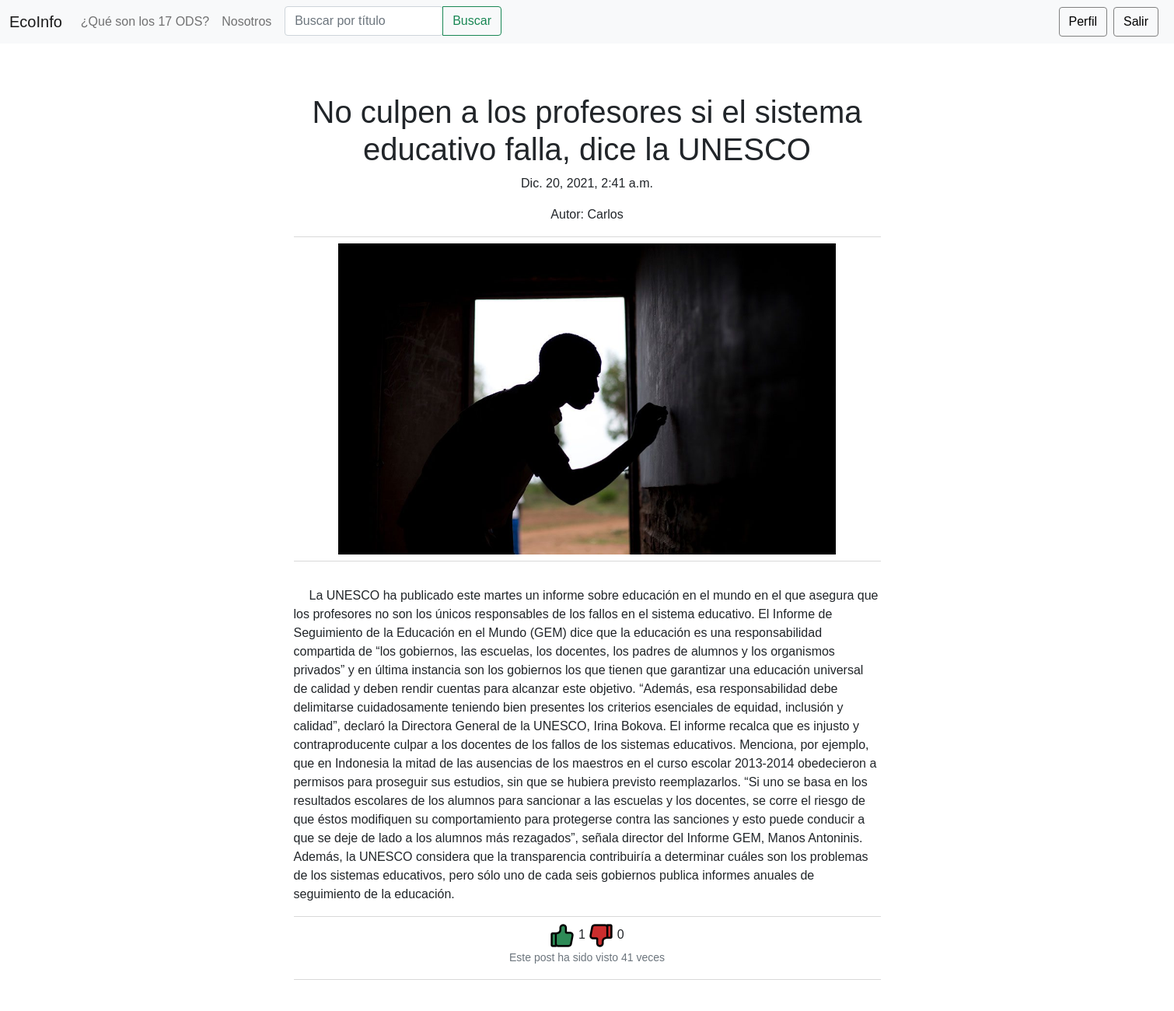
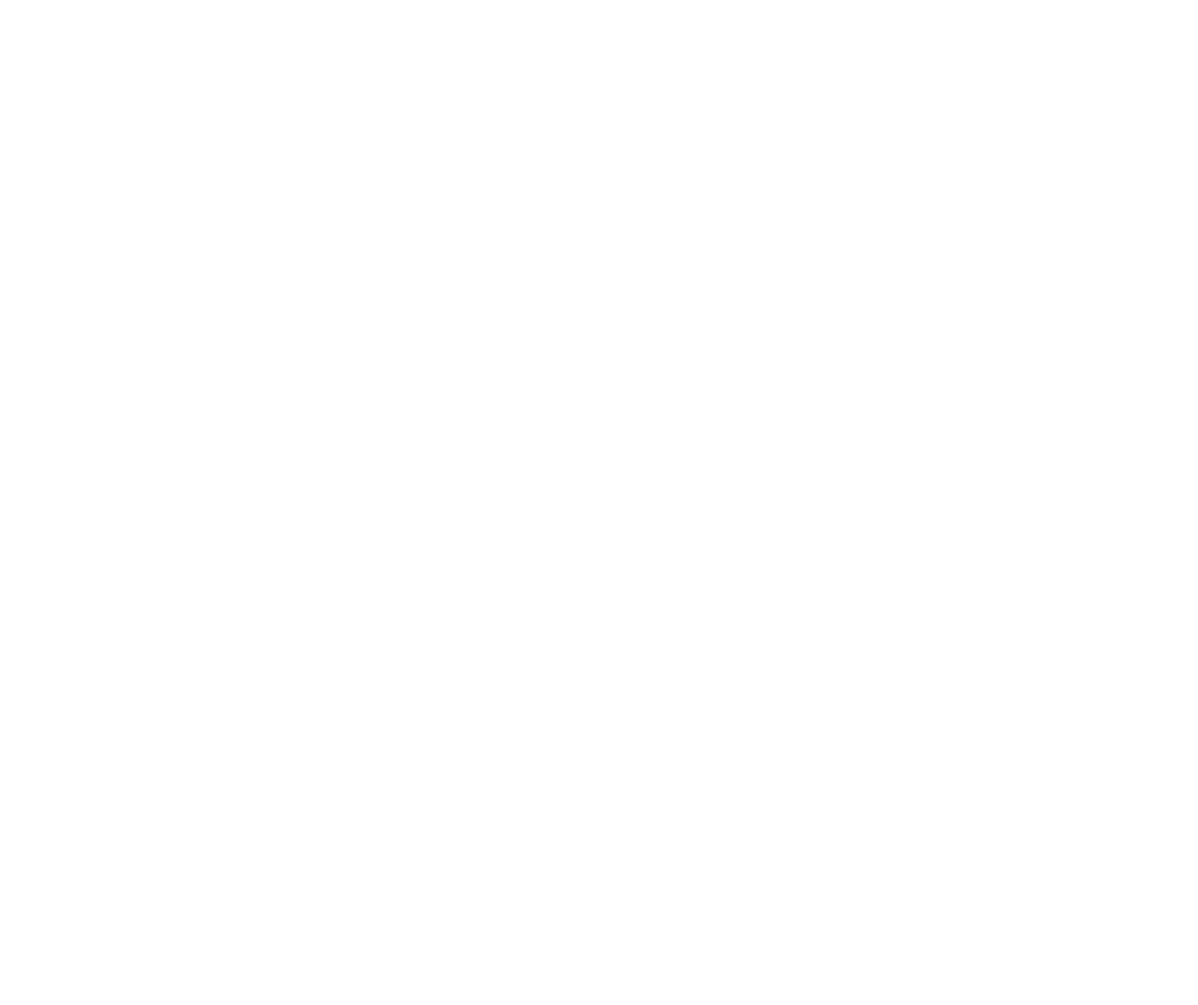
Page /leer_posteo/10 (signed in) on the committed database (2 pictures, top to bottom).
### feed/models.py (models this page shows, shortened)
class post(models.Model):
    posteador = models.ForeignKey(User, on_delete=models.CASCADE, null=True)
    titulo = models.CharField(max_length=100)
    contenido = models.TextField()
    pre_contenido = models.TextField()
    categoria = models.ForeignKey(categoria, on_delete=models.CASCADE,  default=1, null=False)
    creado_en = models.DateTimeField(auto_now_add=True)
    actualizado_en = models.DateTimeField(auto_now=True)
    me_gusta = models.IntegerField(default=0)
    no_megusta = models.IntegerField(default=0)
    imagen = models.FileField(upload_to='imagenes_posts', default='post_default.jpg')
    visitas = models.IntegerField(default=0)

### feed/views.py (the view)
# urls.py: path('leer_posteo/<id>',views.leer_posteo, name='leer_posteo'),
def leer_posteo(request,id):
    un_posteo=post.objects.get(id=id)
    un_posteo.visitas += 1
    un_posteo.save()
    comentarios_del_posteo = comentario.objects.filter(post_id=id,aprobado=True, desaprobado = False).order_by('creado_en').reverse()
    usuarios_user = User.objects.filter(id__in=comentarios_del_posteo.values('comentador_id'))
    usuarios = usuario.objects.filter(usuario_fk_id__in=usuarios_user.values('id'))
    contexto = {'un_posteo':un_posteo,'comentarios_del_posteo':comentarios_del_posteo,'usuarios':usuarios}
    return render(request,"leer_post.html",contexto)

### feed/templates/leer_post.html (shortened to what this page needs)
{% extends "base.html" %}
{% block content %}
<div>
<div class="leer_post">
    <br><br><br><br><br>
    {% if un_posteo %}
    <h1>{{ un_posteo.titulo }}</h1>
    <p>{{ un_posteo.creado_en }}</p>
    <p>Autor: {{ un_posteo.posteador }}</p>
    <div class="dropdown-divider"></div>
    <img src="{{un_posteo.imagen.url}}" alt="" style="width: 40rem; height: 25rem;">
    <br>
    <div class="dropdown-divider"></div>
    <br>
    <p style="text-align:left; text-indent: 20px;" >{{ un_posteo.contenido }}</p>
    <div class="dropdown-divider"></div>
    <a  href="{%url 'reaccionar' id=un_posteo.id reac='mg' %}">
        <img src="/static/img/me_gusta_true.png" alt="" style="width: 2rem; height: 2rem;"> </a>
         {{un_posteo.me_gusta}}
    <a  href="{%url 'reaccionar' id=un_posteo.id reac='nmg' %}">
         <img src="/static/img/no_megusta_true.png" alt="" style="width: 2rem; height: 2rem;"> </a>
         {{un_posteo.no_megusta}}
    <p class="card-text"><small class="text-muted">Este post ha sido visto {{ un_posteo.visitas }} veces</small></p>
    <div class="dropdown-divider"></div>
    <h4>Comentarios</h4>
    <div  style=" text-align:left; border-width: 1px;" >
    <form action="{% url 'crear_comentario' id=un_posteo.id %}">
        <div class="form-group" >
        <input clase="form-control" type="text"  id="txtcontenido" name="txtcontenido" placeholder="Comentar" style=" width: 35rem; height: 2rem; border-style: solid; border-width: 1px ;" >
        <button type="submit"  class="btn btn-secondary" >Comentar</button>
    </div>
    </form>
    <br>
    <div id="global_comentarios">
    <div id="mensajes">
    {% for un_comentario in comentarios_del_posteo %}
        <div class="box01">
            <div class="box02" >
                <strong>{{un_comentario.nombre_comentador}}:</strong>
            </div>
            <div class="box03" >
            </div>
        </div>
    {% endfor %}
    </div>
{% endif %}
</div>
</div>
{% endblock%}

### feed/static/css/estilos.css (style rules this page uses)
html, body { height: 100%; margin: 0; font-family: Helvetica; width: 100%; }
#mensajes { height: auto; }
a { text-decoration: none; color: #000; }
.leer_post { position: center; width:50%; height: auto; text-align: center; margin: auto; padding: 1rem,; }
.box01 { width: auto; height: auto; display: flex; }
.box02 { width: auto; height: auto; }
.box03 { width: auto; height: auto; }
#global_comentarios { height: 20rem; width: auto; overflow-y: scroll; }
#global_comentarios { height: 60rem; width: auto; overflow-y: scroll; }

### rows in the picture
post: titulo "No culpen a los profesores si el sistema educativo falla, dice la UNESCO", creado_en "Dic. 20, 2021, 2:41 a.m.", posteador "Carlos", imagen (picture), contenido "La UNESCO ha publicado este martes un informe sobre educación en el mundo en el que asegura que los profesores no son los únicos responsables de los fallos en el sistema educativo. El Informe de Seguimiento de la Educación en el Mundo (GEM) dice que la educación es una responsabilidad compartida de “los gobiernos, las escuelas, los docentes, los padres de alumnos y los organismos privados” y en última instancia son los gobiernos los que tienen que garantizar una educación universal de calidad y deben rendir cuentas para alcanzar este objetivo. “Además, esa responsabilidad debe delimitarse cuidadosamente teniendo bien presentes los criterios esenciales de equidad, inclusión y calidad”,…", me_gusta "1", no_megusta "0", visitas "41"
